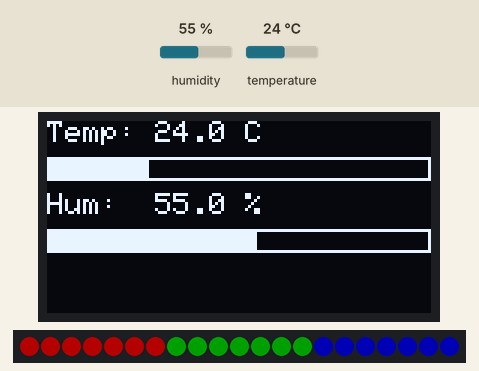
Simulated run of this sketch. Board: Arduino Uno, built with avr-gcc and run on an emulated ATmega328P. Parts: 128×64 one-colour display, 21 RGB LEDs in strip order, left to right. The test bench sets the inputs (shaded band); at power-on: humidity 55 %, temperature 24 °C. Dim RGB values are drawn brighter than linear; what the sketch prints to the serial monitor is not drawn.

Above: at 1.2 s.
1.3 s: humidity set to 22 %
At 2.7 s:
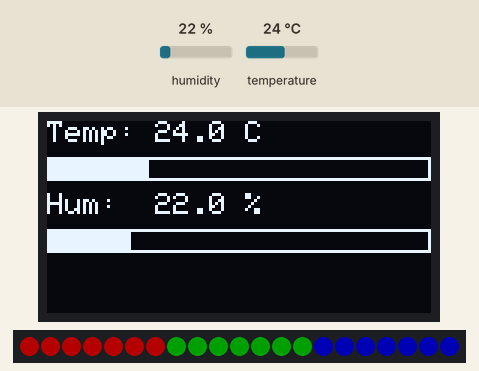
3.6 s: temperature set to 12 °C
At 5.5 s:
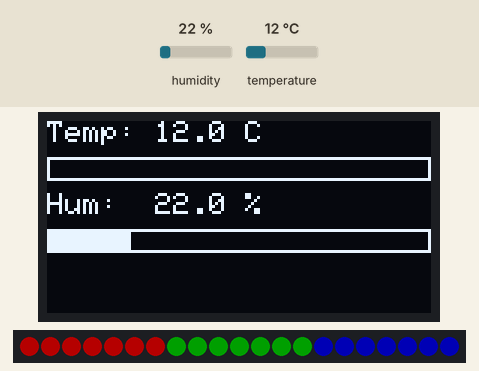
5.9 s: humidity set to 40 %
At 7.1 s:
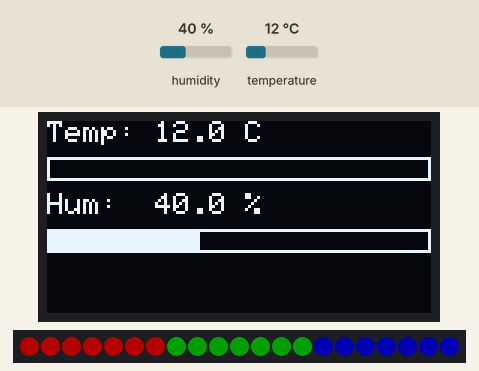
8.2 s: temperature set to 19 °C
Timing chart, 0 to 11.2 s (numbered marks = the images above; inputs shaded):
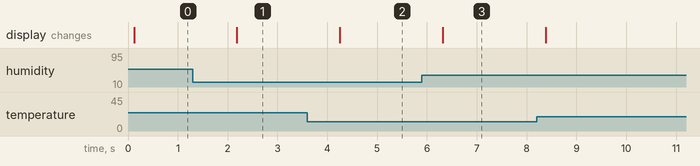

Measured:
- after the input at 1.3 s, the display: changes after 0.88 s (image 1)
- after the input at 3.6 s, the display: changes after 0.65 s (image 2)
- after the input at 5.9 s, the display: changes after 0.42 s (image 3)

The sketch:

temp2.ino
```cpp
#include <Wire.h>                     // Communication I2C (écran OLED, capteur)
#include "SHTSensor.h"               // Capteur de température et humidité SHTC3
#include <FastLED.h>                 // Contrôle de la bande LED WS2811
#include <Adafruit_GFX.h>           // Bibliothèque graphique (texte, dessin)
#include <Adafruit_SSD1306.h>       // Bibliothèque pour écran OLED SSD1306

// === Paramètres pour la bande LED ===
#define LED_PIN     4               // Broche de données connectée à la bande LED
#define NUM_LEDS    21              // Nombre de LEDs WS2811
#define BRIGHTNESS  64              // Luminosité globale (0 à 255)
#define LED_TYPE    WS2811          // Type de LED
#define COLOR_ORDER GRB             // Ordre des couleurs dans chaque LED
CRGB leds[NUM_LEDS];                // Tableau contenant l'état de chaque LED

// === Paramètres pour l'écran OLED ===
#define SCREEN_WIDTH 128            // Largeur de l'écran en pixels
#define SCREEN_HEIGHT 64            // Hauteur de l'écran en pixels
#define OLED_RESET    -1            // Pas de broche RESET utilisée
Adafruit_SSD1306 display(SCREEN_WIDTH, SCREEN_HEIGHT, &Wire, OLED_RESET);

// === Divers ===
#define UPDATES_PER_SECOND 100      // Vitesse de mise à jour des LEDs
SHTSensor sht;                      // Objet pour le capteur SHTC3

void setup() {
  Serial.begin(115200);             // Démarrage de la communication série
  Wire.begin();                     // Initialisation du bus I2C

  // === Initialisation de l'écran OLED ===
  if (!display.begin(SSD1306_SWITCHCAPVCC, 0x3C)) {
    Serial.println(F("Écran OLED non détecté"));
    while (1);                      // Bloque le programme si aucun écran n'est trouvé
  }
  display.clearDisplay();           // Efface l'écran
  display.setTextSize(1);           // Taille du texte
  display.setTextColor(SSD1306_WHITE); // Couleur du texte (blanc)
  display.setCursor(0, 0);
  display.println("Initialisation...");
  display.display();                // Affiche le message

  // === Initialisation des LEDs ===
  FastLED.addLeds<LED_TYPE, LED_PIN, COLOR_ORDER>(leds, NUM_LEDS)
         .setCorrection(TypicalLEDStrip); // Correction de couleur standard
  FastLED.setBrightness(BRIGHTNESS);      // Réglage de la luminosité

  // === Initialisation du capteur SHTC3 ===
  sht.init();                           // Démarrage du capteur
  sht.setAccuracy(SHTSensor::SHT_ACCURACY_MEDIUM); // Précision moyenne
}

void loop() {
  // === Lecture de température et humidité ===
  sht.readSample();                      // Demande une nouvelle mesure
  float temp = sht.getTemperature();     // Récupère la température en °C
  float hum  = sht.getHumidity();        // Récupère l’humidité en %

  // === Affichage des données sur le port série (debug) ===
  Serial.print(F("[SHTC3] T:"));
  Serial.print(temp);
  Serial.print(F(" Cº  /   H: "));
  Serial.print(hum);
  Serial.println(F(" %"));

  // === Conversion en largeur de barres pour l'affichage graphique ===
  int tempBarWidth = map(temp, 20, 35, 0, SCREEN_WIDTH); // 20–35°C → 0–128 px
  int humBarWidth  = map(hum, 0, 100, 0, SCREEN_WIDTH);  // 0–100% → 0–128 px

  // === Affichage OLED graphique + texte ===
  display.clearDisplay();                  // Efface l'écran
  display.setCursor(0, 0);
  display.print("Temp: ");
  display.print(temp, 1);
  display.println(" C");
  display.drawRect(0, 12, SCREEN_WIDTH, 8, SSD1306_WHITE);      // Cadre température
  display.fillRect(0, 12, tempBarWidth, 8, SSD1306_WHITE);      // Remplissage

  display.setCursor(0, 24);
  display.print("Hum:  ");
  display.print(hum, 1);
  display.println(" %");
  display.drawRect(0, 36, SCREEN_WIDTH, 8, SSD1306_WHITE);      // Cadre humidité
  display.fillRect(0, 36, humBarWidth, 8, SSD1306_WHITE);       // Remplissage

  display.display();                        // Met à jour l’écran

  // === Couleurs LED selon température (3 zones) ===
  // Répartition : 0–6 (rouge), 7–13 (vert), 14–20 (bleu) 🧠 Idée générale : Définir des plages de température, par exemple :
  //🟦 < 22°C → BLEU (froid)
 // 🟩 22 à 27°C → VERT (température normale)//
//🟥 > 27°C → ROUGE (chaleur)//

  for (int i = 0; i < NUM_LEDS; i++) {
    if (i < 7) {
      leds[i] = CRGB::Red;
    } else if (i < 14) {
      leds[i] = CRGB::Green;
    } else {
      leds[i] = CRGB::Blue;
    }
  }

  FastLED.show();                            // Met à jour les LEDs
  FastLED.delay(1000 / UPDATES_PER_SECOND);  // Attente pour éviter scintillement

  delay(2000); // Pause de 2 secondes avant la prochaine mesure
}
```
